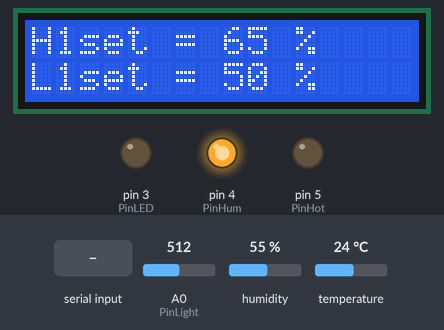
The sketch below on a simulated Arduino Uno, built with avr-gcc and run on an emulated ATmega328P. Parts: 16×2 character LCD, output pins drawn as LEDs (lit = HIGH). Inputs (shaded band) come from the test bench; at power-on: A0 (PinLight) = 512, humidity 55 %, temperature 24 °C. What the sketch prints to the serial monitor is not drawn.

Above: at 5.2 s.
5.3 s: A0 (PinLight) set to 1023
At 7.3 s:
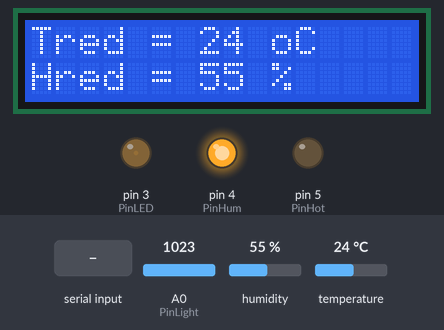
11.0 s: A0 (PinLight) set to 900
At 13.1 s:
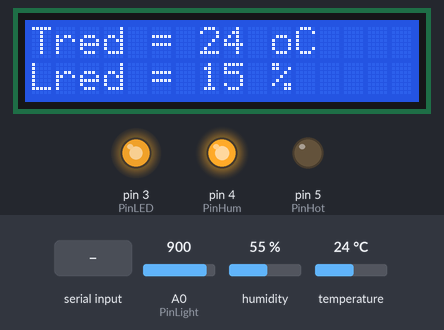
17.0 s: humidity set to 22 %
At 17.8 s:
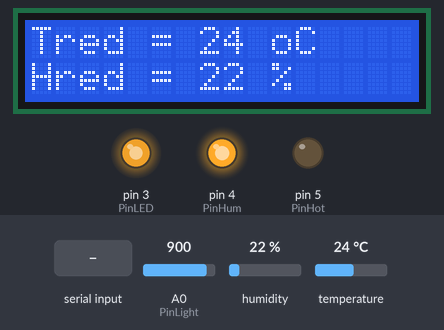
19.5 s: byte 30 received over Serial
At 23.1 s:
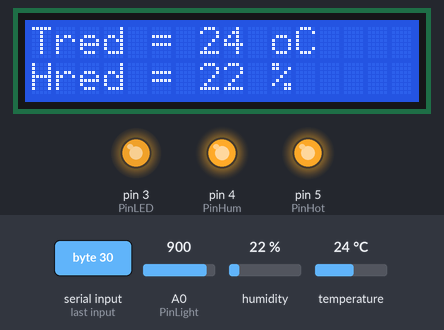
Timing chart, 0 to 23.5 s (numbered marks = the images above; inputs shaded):
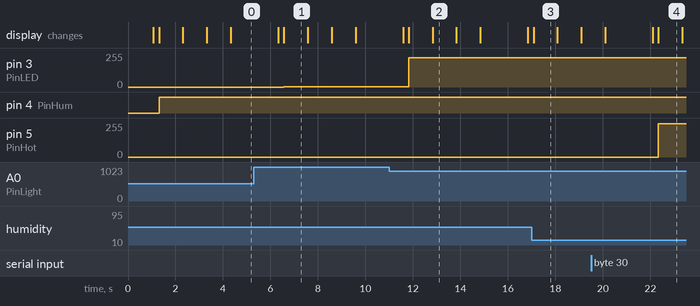

The sketch:

Practise.ino
```cpp
#include <SimpleDHT.h> //Подключаем библиотеку для работы с гигрометром
#include <SPI.h>//Подключение библиотеки для работы с интерфейсом SPI
#include <ShiftedLCD.h>// Подключение библиотеки для работы с жидкокристаллическим дисплеем
#include <Math.h>//подключение библиотеки математических операторов
LiquidCrystal lcd(10);// Инициализация экрана. Указание на порт для выбора ведомого устройства
byte TempRead=0, HumRead=0;//Переменные для работы с показаниями датчика
byte Temp1Set = 20;//Переменная температуры T1
byte Temp2Set = 30;//Переменная температуры T2
byte Hum1Set=65;//Переменная влажности H1
byte Light1Set=50;//Переменная освещённости L1
byte LightValue=0;//Переменная освещённости L
int pause = 1000;// время задержки данных
int LightABC=0;//Переменная считывающая значения датчика освещённости
int ERRORFlag = 0;//Флаг ошибки чтения
int Del = 1000;//время паузы устройства
const int PinDHT=7;//Вывод считывающий сигналы датчика
const int PinLED=3;//Вывод регулирующий уровень освещения
const int PinHum=4;//Вывод ублажнителя
const int PinHot=5;//Вывод нагревателя
const int PinCold=6;//Вывод охладителя
const int PinLight=A0;// Вывод датчика освещённости
SimpleDHT11 dht(PinDHT);//создаём переменную для работы с датчиком

void setup() {
  Serial.begin(115200);
  // EEROM - энергонезависимая память
  lcd.clear();
  lcd.begin(16, 2);// Установка размера (количества столбцов и строк) экрана
 lcd.setCursor(0, 0);
 lcd.print("Hello world!");// Вывод первой строки
 // Установка курсора в первую колонку второй строки
 // Поскольку индексация в компьютерной технике начинается с нуля,
 // то индексы будут 0 и 1 соответственно
 lcd.setCursor(0, 1);
 lcd.print("Hello INIT!");// Вывод второй строки

pinMode(PinLED,OUTPUT);
pinMode(PinLight,INPUT);
delay(1000);
}

void loop() {
  lcd.clear();
  lcd.setCursor(0,0);
  lcd.print("Scan...");
 // Serial.println("=======================");
//Считываем уровень освещённости
  for (int i=0;i<10;i++)LightABC=analogRead(PinLight);
  LightValue=map(LightABC,200,1023,100,0);
  //Serial.print("Light = ");
//Serial.println(LightValue);
  ERRORFlag=0;
  for (int i=0;i<10;i++){
    if(dht.read(&TempRead,&HumRead,NULL)!=0) ERRORFlag++;
  }
  if(ERRORFlag > 9){
    Serial.println("Error was found!");
    delay(1000);
    return;
  }
 // Serial.print("Temp = ");
  //Serial.println(TempRead);
  //Serial.print("Hum = ");
  //Serial.println(HumRead);

   //обнуление состояния исполнителей
  digitalWrite(PinHot,LOW);
  digitalWrite(PinCold,LOW);
  if (TempRead > (Temp2Set + 1)) digitalWrite(PinCold,HIGH);//включение охладителя.

  else if(TempRead < (Temp1Set - 1))analogWrite(PinHot,250);//включение нагревателя.

  else{//выключение нагрев/охлад
  digitalWrite(PinCold,LOW);
  digitalWrite(PinHot,LOW);
  }
  if(HumRead< Hum1Set){ analogWrite(PinHum,250);}
  else {digitalWrite(PinHum,HIGH);}
  if(LightValue < Light1Set) analogWrite(PinLED, map(Light1Set += Light1Set-LightValue,0,100,0,250));
  else if(LightValue > Light1Set)digitalWrite(PinLED,LOW);
  else analogWrite(PinLED, map(Light1Set,0,100,0,250));

  LCDPrint();
  recieveData();

delay(Del);
}


void recieveData() // Функция для передачи/получения данных
{
  byte DTS[4] = {60,TempRead, HumRead, LightValue};//(Data To Send) массив для отправки
    Serial.write(DTS,4);//отправляем массив

 byte DTG[4]; //Data To Get - массив для приёма
 if (Serial.available() >0) // Если в буфере есть данные
 { int i=0;
 while(Serial.available()>0){
 DTG[i]=Serial.read();//побайтого считываем данные
 i++;
}
}
//производим настройку на основе полученных данных
if(DTG[0]!=60){
Temp1Set=DTG[0];
Temp2Set=DTG[1];
Hum1Set=DTG[2];
Light1Set=DTG[3];
}
}

void LCDPrint(){//функция для вывода данных на дисплей
  lcd.clear();
//начало вывода считанных данных
   //Установка курсора в 1 столбец, 1 строку
  lcd.setCursor(0,0);
  //Вывод температуры на дисплей
  lcd.print("Tred = ");
  lcd.print(TempRead);
  lcd.print(" oC");
  //Установка курсора в 1 столбец, 2 строку
  lcd.setCursor(0,1);
  //Вывод уровня влажности на экран
  lcd.print("Hred = ");
  lcd.print(HumRead);
  lcd.print(" %");
  delay(pause);

  //Установка курсора в 1 столбец, 2 строку
  lcd.setCursor(0,1);
  //Вывод уровня влажности на экран
  lcd.print("Lred = ");
  lcd.print(LightValue);
  lcd.print(" %");
  delay(pause);
  //конец вывода считанных данных
  lcd.clear();
  //начало вывода установленных данных
  //Установка курсора в 1 столбец, 1 строку
  lcd.setCursor(0,0);
  //Вывод температуры на дисплей
  lcd.print("T1set = ");
  lcd.print(Temp1Set);
  lcd.print(" oC");

  //Установка курсора в 1 столбец, 2 строку
  lcd.setCursor(0,1);
  //Вывод уровня влажности на экран
  lcd.print("T2set = ");
  lcd.print(Temp2Set);
  lcd.print(" oC");
  delay(pause);
  lcd.clear();
  //Установка курсора в 1 столбец, 1 строку
  lcd.setCursor(0,0);
  //Вывод температуры на дисплей
  lcd.print("H1set = ");
  lcd.print(Hum1Set);
  lcd.print(" %");

  //Установка курсора в 1 столбец, 2 строку
  lcd.setCursor(0,1);
  //Вывод уровня влажности на экран
  lcd.print("L1set = ");
  lcd.print(Light1Set);
  lcd.print(" %");
  delay(pause);
//Конец вывода установленных данных
}
```

Measured:
- after the input at 5.3 s, pin 3 (PinLED): 0/255 → 3/255 after 1.3 s
- after the input at 11.0 s, pin 3 (PinLED): 3/255 → 221/255 after 0.82 s; the display: first differs from a run without the input after 1.8 s (image 2)
- after the input at 19.5 s, pin 5 (PinHot): 0/255 → 250/255 after 2.8 s
- what the display in image 1 shows lasts 1.0 s, from 6.6 s to 7.6 s
